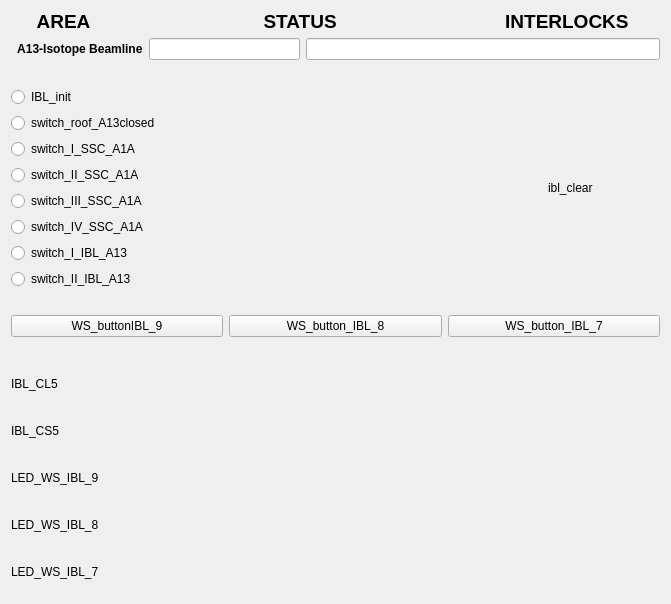
<?xml version="1.0" encoding="UTF-8"?>
<ui version="4.0">
 <class>Form</class>
 <widget class="QWidget" name="Form">
  <property name="geometry">
   <rect>
    <x>0</x>
    <y>0</y>
    <width>671</width>
    <height>604</height>
   </rect>
  </property>
  <property name="windowTitle">
   <string>Form</string>
  </property>
  <layout class="QVBoxLayout" name="verticalLayout_3">
   <item>
    <layout class="QVBoxLayout" name="verticalLayout">
     <item>
      <widget class="QLabel" name="label_4">
       <property name="maximumSize">
        <size>
         <width>16777215</width>
         <height>21</height>
        </size>
       </property>
       <property name="font">
        <font>
         <pointsize>14</pointsize>
         <weight>75</weight>
         <bold>true</bold>
        </font>
       </property>
       <property name="text">
        <string>     AREA                                 STATUS                                INTERLOCKS </string>
       </property>
      </widget>
     </item>
     <item>
      <layout class="QFormLayout" name="formLayout_2">
       <property name="fieldGrowthPolicy">
        <enum>QFormLayout::AllNonFixedFieldsGrow</enum>
       </property>
       <item row="0" column="0">
        <widget class="QLabel" name="label">
         <property name="font">
          <font>
           <weight>75</weight>
           <bold>true</bold>
          </font>
         </property>
         <property name="text">
          <string>  A13-Isotope Beamline</string>
         </property>
        </widget>
       </item>
       <item row="0" column="1">
        <layout class="QHBoxLayout" name="horizontalLayout_3">
         <item>
          <widget class="QELineEdit" name="qelineedit_6">
           <property name="maximumSize">
            <size>
             <width>151</width>
             <height>16777215</height>
            </size>
           </property>
           <property name="alignment">
            <set>Qt::AlignCenter</set>
           </property>
           <property name="variable" stdset="0">
            <string>VCS:IBL-CLR-STATS</string>
           </property>
          </widget>
         </item>
         <item>
          <widget class="QELineEdit" name="qelineedit_7">
           <property name="alignment">
            <set>Qt::AlignCenter</set>
           </property>
           <property name="variable" stdset="0">
            <string>VCS:IBL-INTLCK-STATS</string>
           </property>
          </widget>
         </item>
        </layout>
       </item>
      </layout>
     </item>
    </layout>
   </item>
   <item>
    <spacer name="verticalSpacer_3">
     <property name="orientation">
      <enum>Qt::Vertical</enum>
     </property>
     <property name="sizeHint" stdset="0">
      <size>
       <width>20</width>
       <height>40</height>
      </size>
     </property>
    </spacer>
   </item>
   <item>
    <layout class="QHBoxLayout" name="horizontalLayout_9">
     <item>
      <layout class="QVBoxLayout" name="verticalLayout_2">
       <item>
        <widget class="QERadioButton" name="qeradiobutton_8">
         <property name="text">
          <string>IBL_init</string>
         </property>
         <property name="autoExclusive">
          <bool>false</bool>
         </property>
         <property name="variable" stdset="0">
          <string>VCS:IBL-INIT</string>
         </property>
         <property name="format" stdset="0">
          <enum>QERadioButton::LocalEnumeration</enum>
         </property>
         <property name="pressText">
          <string>0</string>
         </property>
         <property name="releaseText">
          <string>1</string>
         </property>
        </widget>
       </item>
       <item>
        <widget class="QERadioButton" name="qeradiobutton">
         <property name="text">
          <string>switch_roof_A13closed</string>
         </property>
         <property name="autoExclusive">
          <bool>false</bool>
         </property>
         <property name="variable" stdset="0">
          <string>VCS:SW-RF-A13-CLSD</string>
         </property>
         <property name="format" stdset="0">
          <enum>QERadioButton::LocalEnumeration</enum>
         </property>
         <property name="pressText">
          <string>0</string>
         </property>
         <property name="releaseText">
          <string>1</string>
         </property>
        </widget>
       </item>
       <item>
        <widget class="QERadioButton" name="qeradiobutton_3">
         <property name="text">
          <string>switch_I_SSC_A1A</string>
         </property>
         <property name="autoExclusive">
          <bool>false</bool>
         </property>
         <property name="variable" stdset="0">
          <string>VCS:SW-I-SSC-A1A</string>
         </property>
         <property name="format" stdset="0">
          <enum>QERadioButton::Integer</enum>
         </property>
         <property name="pressText">
          <string>0</string>
         </property>
         <property name="releaseText">
          <string>1</string>
         </property>
        </widget>
       </item>
       <item>
        <widget class="QERadioButton" name="qeradiobutton_2">
         <property name="text">
          <string>switch_II_SSC_A1A</string>
         </property>
         <property name="autoExclusive">
          <bool>false</bool>
         </property>
         <property name="variable" stdset="0">
          <string>VCS:SW-II-SSC-A1A</string>
         </property>
         <property name="format" stdset="0">
          <enum>QERadioButton::Integer</enum>
         </property>
         <property name="pressText">
          <string>0</string>
         </property>
         <property name="releaseText">
          <string>1</string>
         </property>
        </widget>
       </item>
       <item>
        <widget class="QERadioButton" name="qeradiobutton_4">
         <property name="text">
          <string>switch_III_SSC_A1A</string>
         </property>
         <property name="autoExclusive">
          <bool>false</bool>
         </property>
         <property name="variable" stdset="0">
          <string>VCS:SW-III-SSC-A1A</string>
         </property>
         <property name="format" stdset="0">
          <enum>QERadioButton::Integer</enum>
         </property>
         <property name="pressText">
          <string>0</string>
         </property>
         <property name="releaseText">
          <string>1</string>
         </property>
        </widget>
       </item>
       <item>
        <widget class="QERadioButton" name="qeradiobutton_5">
         <property name="text">
          <string>switch_IV_SSC_A1A</string>
         </property>
         <property name="autoExclusive">
          <bool>false</bool>
         </property>
         <property name="variable" stdset="0">
          <string>VCS:SW-IV-SSC-A1A</string>
         </property>
         <property name="format" stdset="0">
          <enum>QERadioButton::Integer</enum>
         </property>
         <property name="pressText">
          <string>0</string>
         </property>
         <property name="releaseText">
          <string>1</string>
         </property>
        </widget>
       </item>
       <item>
        <widget class="QERadioButton" name="qeradiobutton_6">
         <property name="text">
          <string>switch_I_IBL_A13</string>
         </property>
         <property name="autoExclusive">
          <bool>false</bool>
         </property>
         <property name="variable" stdset="0">
          <string>VCS:SW-I-IBL-A13</string>
         </property>
         <property name="format" stdset="0">
          <enum>QERadioButton::Integer</enum>
         </property>
         <property name="pressText">
          <string>0</string>
         </property>
         <property name="releaseText">
          <string>1</string>
         </property>
        </widget>
       </item>
       <item>
        <widget class="QERadioButton" name="qeradiobutton_7">
         <property name="text">
          <string>switch_II_IBL_A13</string>
         </property>
         <property name="autoExclusive">
          <bool>false</bool>
         </property>
         <property name="variable" stdset="0">
          <string>VCS:SW-II-IBL-A13</string>
         </property>
         <property name="format" stdset="0">
          <enum>QERadioButton::Integer</enum>
         </property>
         <property name="pressText">
          <string>0</string>
         </property>
         <property name="releaseText">
          <string>1</string>
         </property>
        </widget>
       </item>
      </layout>
     </item>
     <item>
      <spacer name="horizontalSpacer">
       <property name="orientation">
        <enum>Qt::Horizontal</enum>
       </property>
       <property name="sizeHint" stdset="0">
        <size>
         <width>40</width>
         <height>20</height>
        </size>
       </property>
      </spacer>
     </item>
     <item>
      <layout class="QHBoxLayout" name="horizontalLayout_8">
       <item>
        <widget class="QLabel" name="label_9">
         <property name="maximumSize">
          <size>
           <width>16777215</width>
           <height>20</height>
          </size>
         </property>
         <property name="text">
          <string>ibl_clear</string>
         </property>
        </widget>
       </item>
       <item>
        <widget class="QEBitStatus" name="qebitstatus_3">
         <property name="minimumSize">
          <size>
           <width>61</width>
           <height>41</height>
          </size>
         </property>
         <property name="maximumSize">
          <size>
           <width>61</width>
           <height>41</height>
          </size>
         </property>
         <property name="numberOfBits">
          <number>1</number>
         </property>
         <property name="shape">
          <enum>QBitStatus::Circle</enum>
         </property>
         <property name="offColour">
          <color>
           <red>0</red>
           <green>77</green>
           <blue>0</blue>
          </color>
         </property>
         <property name="variable" stdset="0">
          <string>VCS:IBL-SNC-CLR</string>
         </property>
        </widget>
       </item>
      </layout>
     </item>
    </layout>
   </item>
   <item>
    <spacer name="verticalSpacer">
     <property name="orientation">
      <enum>Qt::Vertical</enum>
     </property>
     <property name="sizeHint" stdset="0">
      <size>
       <width>20</width>
       <height>40</height>
      </size>
     </property>
    </spacer>
   </item>
   <item>
    <layout class="QHBoxLayout" name="horizontalLayout_10">
     <item>
      <widget class="QEPushButton" name="qepushbutton">
       <property name="text">
        <string>WS_buttonIBL_9</string>
       </property>
       <property name="variable" stdset="0">
        <string>VCS:WS-BUT-IBL-9</string>
       </property>
       <property name="writeOnPress">
        <bool>true</bool>
       </property>
       <property name="writeOnRelease">
        <bool>true</bool>
       </property>
       <property name="writeOnClick">
        <bool>false</bool>
       </property>
       <property name="pressText">
        <string>0</string>
       </property>
       <property name="releaseText">
        <string>1</string>
       </property>
      </widget>
     </item>
     <item>
      <widget class="QEPushButton" name="qepushbutton_3">
       <property name="text">
        <string>WS_button_IBL_8</string>
       </property>
       <property name="variable" stdset="0">
        <string>VCS:WS-BUT-IBL-8</string>
       </property>
       <property name="writeOnPress">
        <bool>true</bool>
       </property>
       <property name="writeOnRelease">
        <bool>true</bool>
       </property>
       <property name="writeOnClick">
        <bool>false</bool>
       </property>
       <property name="pressText">
        <string>0</string>
       </property>
       <property name="releaseText">
        <string>1</string>
       </property>
      </widget>
     </item>
     <item>
      <widget class="QEPushButton" name="qepushbutton_4">
       <property name="text">
        <string>WS_button_IBL_7</string>
       </property>
       <property name="variable" stdset="0">
        <string>VCS:WS-BUT-IBL-7</string>
       </property>
       <property name="writeOnPress">
        <bool>true</bool>
       </property>
       <property name="writeOnRelease">
        <bool>true</bool>
       </property>
       <property name="writeOnClick">
        <bool>false</bool>
       </property>
       <property name="pressText">
        <string>0</string>
       </property>
       <property name="releaseText">
        <string>1</string>
       </property>
      </widget>
     </item>
    </layout>
   </item>
   <item>
    <spacer name="verticalSpacer_2">
     <property name="orientation">
      <enum>Qt::Vertical</enum>
     </property>
     <property name="sizeHint" stdset="0">
      <size>
       <width>20</width>
       <height>40</height>
      </size>
     </property>
    </spacer>
   </item>
   <item>
    <layout class="QHBoxLayout" name="horizontalLayout_4">
     <item>
      <widget class="QLabel" name="label_5">
       <property name="maximumSize">
        <size>
         <width>16777215</width>
         <height>20</height>
        </size>
       </property>
       <property name="text">
        <string>IBL_CL5</string>
       </property>
      </widget>
     </item>
     <item>
      <widget class="QEBitStatus" name="qebitstatus">
       <property name="minimumSize">
        <size>
         <width>61</width>
         <height>41</height>
        </size>
       </property>
       <property name="maximumSize">
        <size>
         <width>61</width>
         <height>41</height>
        </size>
       </property>
       <property name="numberOfBits">
        <number>1</number>
       </property>
       <property name="shape">
        <enum>QBitStatus::Circle</enum>
       </property>
       <property name="offColour">
        <color>
         <red>0</red>
         <green>66</green>
         <blue>0</blue>
        </color>
       </property>
       <property name="variable" stdset="0">
        <string>VCS:CL5-IBL</string>
       </property>
       <property name="displayAlarmStateOption" stdset="0">
        <enum>QEBitStatus::Never</enum>
       </property>
      </widget>
     </item>
    </layout>
   </item>
   <item>
    <layout class="QHBoxLayout" name="horizontalLayout_5">
     <item>
      <widget class="QLabel" name="label_6">
       <property name="maximumSize">
        <size>
         <width>16777215</width>
         <height>20</height>
        </size>
       </property>
       <property name="text">
        <string>IBL_CS5</string>
       </property>
      </widget>
     </item>
     <item>
      <widget class="QEBitStatus" name="qebitstatus_2">
       <property name="minimumSize">
        <size>
         <width>61</width>
         <height>41</height>
        </size>
       </property>
       <property name="maximumSize">
        <size>
         <width>61</width>
         <height>41</height>
        </size>
       </property>
       <property name="numberOfBits">
        <number>1</number>
       </property>
       <property name="shape">
        <enum>QBitStatus::Circle</enum>
       </property>
       <property name="offColour">
        <color>
         <red>0</red>
         <green>71</green>
         <blue>0</blue>
        </color>
       </property>
       <property name="variable" stdset="0">
        <string>VCS:CS5-IBL</string>
       </property>
      </widget>
     </item>
    </layout>
   </item>
   <item>
    <layout class="QHBoxLayout" name="horizontalLayout_6">
     <item>
      <widget class="QLabel" name="label_7">
       <property name="maximumSize">
        <size>
         <width>16777215</width>
         <height>20</height>
        </size>
       </property>
       <property name="text">
        <string>LED_WS_IBL_9</string>
       </property>
      </widget>
     </item>
     <item>
      <widget class="QEBitStatus" name="qebitstatus_4">
       <property name="minimumSize">
        <size>
         <width>61</width>
         <height>41</height>
        </size>
       </property>
       <property name="maximumSize">
        <size>
         <width>61</width>
         <height>41</height>
        </size>
       </property>
       <property name="numberOfBits">
        <number>1</number>
       </property>
       <property name="shape">
        <enum>QBitStatus::Circle</enum>
       </property>
       <property name="offColour">
        <color>
         <red>0</red>
         <green>70</green>
         <blue>0</blue>
        </color>
       </property>
       <property name="variable" stdset="0">
        <string>VCS:LED-WS-IBL-9</string>
       </property>
       <property name="variableSubstitutions" stdset="0">
        <string/>
       </property>
      </widget>
     </item>
    </layout>
   </item>
   <item>
    <layout class="QHBoxLayout" name="horizontalLayout_12">
     <item>
      <widget class="QLabel" name="label_11">
       <property name="maximumSize">
        <size>
         <width>16777215</width>
         <height>20</height>
        </size>
       </property>
       <property name="text">
        <string>LED_WS_IBL_8</string>
       </property>
      </widget>
     </item>
     <item>
      <widget class="QEBitStatus" name="qebitstatus_7">
       <property name="minimumSize">
        <size>
         <width>61</width>
         <height>41</height>
        </size>
       </property>
       <property name="maximumSize">
        <size>
         <width>61</width>
         <height>41</height>
        </size>
       </property>
       <property name="numberOfBits">
        <number>1</number>
       </property>
       <property name="shape">
        <enum>QBitStatus::Circle</enum>
       </property>
       <property name="offColour">
        <color>
         <red>0</red>
         <green>76</green>
         <blue>0</blue>
        </color>
       </property>
       <property name="variable" stdset="0">
        <string>VCS:LED-WS-IBL-8</string>
       </property>
      </widget>
     </item>
    </layout>
   </item>
   <item>
    <layout class="QHBoxLayout" name="horizontalLayout_11">
     <item>
      <widget class="QLabel" name="label_10">
       <property name="maximumSize">
        <size>
         <width>16777215</width>
         <height>20</height>
        </size>
       </property>
       <property name="text">
        <string>LED_WS_IBL_7</string>
       </property>
      </widget>
     </item>
     <item>
      <widget class="QEBitStatus" name="qebitstatus_6">
       <property name="minimumSize">
        <size>
         <width>61</width>
         <height>41</height>
        </size>
       </property>
       <property name="maximumSize">
        <size>
         <width>61</width>
         <height>41</height>
        </size>
       </property>
       <property name="numberOfBits">
        <number>1</number>
       </property>
       <property name="shape">
        <enum>QBitStatus::Circle</enum>
       </property>
       <property name="offColour">
        <color>
         <red>0</red>
         <green>76</green>
         <blue>0</blue>
        </color>
       </property>
       <property name="variable" stdset="0">
        <string>VCS:LED-WS-IBL-7</string>
       </property>
      </widget>
     </item>
    </layout>
   </item>
  </layout>
 </widget>
 <customwidgets>
  <customwidget>
   <class>QEBitStatus</class>
   <extends>QBitStatus</extends>
   <header>QEBitStatus.h</header>
  </customwidget>
  <customwidget>
   <class>QELineEdit</class>
   <extends>QLineEdit</extends>
   <header>QELineEdit.h</header>
  </customwidget>
  <customwidget>
   <class>QEPushButton</class>
   <extends>QPushButton</extends>
   <header>QEPushButton.h</header>
  </customwidget>
  <customwidget>
   <class>QERadioButton</class>
   <extends>QRadioButton</extends>
   <header>QERadioButton.h</header>
  </customwidget>
  <customwidget>
   <class>QBitStatus</class>
   <extends>QWidget</extends>
   <header>QBitStatus.h</header>
  </customwidget>
 </customwidgets>
 <resources/>
 <connections/>
</ui>
